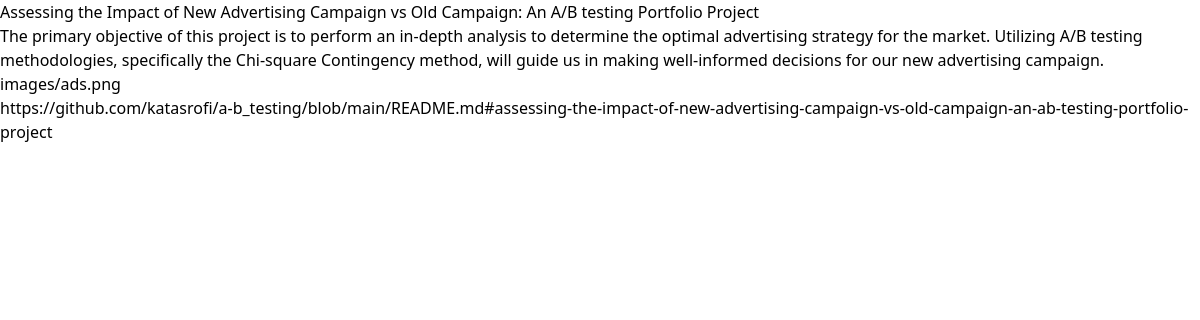
Screenshot of /project/2/ with the database file from the repository.
### portfolio/models.py (models this page shows, shortened)
class Project(models.Model):
    skills = models.ManyToManyField(Skill)
    title = models.CharField(max_length=200)
    summary = models.TextField(null=True,
                               blank=True)
    description = models.TextField()
    image = models.ImageField(upload_to='images/')
    url = models.URLField(blank=True,
                          null=True)
    created_at = models.DateField(auto_now_add=True)

### portfolio/views.py (the view)
# urls.py: path('project/<int:pk>/', views.ProjectPortfolio.as_view(), name='project'),
class ProjectPortfolio(generic.DetailView):
    model = Project
    template_name = 'portfolio/project_detail.html'
    context_object_name = 'projects'

### portfolio/templates/portfolio/project_detail.html (shortened to what this page needs)
{% extends 'base.html' %}
{% block content %}
<head>
</head>
<body>
    <div>
    <p>{{projects.title}}</p>
    <p>{{projects.description}}</p>
    <p>{{projects.image}}</p>
    <p>{{projects.url}}</p>
    </div>
</body>
{% endblock content %}

### static/css/styles.css (style rules this page uses)
html, :host { line-height: 1.5; -webkit-text-size-adjust: 100%; -moz-tab-size: 4; -o-tab-size: 4; tab-size: 4; font-family: ui-sans-serif, system-ui, sans-serif, "Apple Color Emoji", "Segoe UI Emoji", "Segoe UI Symbol", "Noto Color Emoji"; font-feature-settings: normal; font-variation-settings: normal; -webkit-tap-highlight-color: transparent; }
body { margin: 0; line-height: inherit; }
blockquote, dl, dd, h1, h2, h3, h4, h5, h6, hr, figure, p, pre { margin: 0; }

### rows the page displays
Project: title "Assessing the Impact of New Advertising Campaign vs Old Campaign: An A/B testing Portfolio Project", description "The primary objective of this project is to perform an in-depth analysis to determine the optimal advertising strategy for the market. Utilizing A/B testing methodologies, specifically the Chi-square Contingency method, will guide us in making well-informed decisions for our new advertising campaign.", image "images/ads.png", url "https://github.com/katasrofi/a-b_testing/blob/main/README.md#assessing-the-impact-of-new-advertising-campaign-vs-old-campaign-an-ab-testing-portfolio-project"
